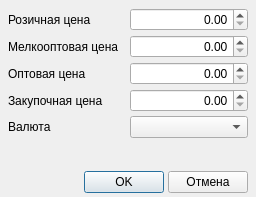
<?xml version="1.0" encoding="UTF-8"?>
<ui version="4.0">
 <class>DialogSetPrices</class>
 <widget class="QDialog" name="DialogSetPrices">
  <property name="geometry">
   <rect>
    <x>0</x>
    <y>0</y>
    <width>256</width>
    <height>197</height>
   </rect>
  </property>
  <property name="windowTitle">
   <string>Цены товаров</string>
  </property>
  <layout class="QVBoxLayout" name="verticalLayout">
   <property name="spacing">
    <number>4</number>
   </property>
   <property name="leftMargin">
    <number>8</number>
   </property>
   <property name="topMargin">
    <number>8</number>
   </property>
   <property name="rightMargin">
    <number>8</number>
   </property>
   <property name="bottomMargin">
    <number>4</number>
   </property>
   <item>
    <layout class="QGridLayout" name="gridLayout">
     <item row="4" column="0">
      <widget class="QLabel" name="label_19">
       <property name="text">
        <string>Валюта</string>
       </property>
      </widget>
     </item>
     <item row="4" column="1">
      <widget class="QComboBox" name="comboBoxCurrencies"/>
     </item>
     <item row="3" column="0">
      <widget class="QLabel" name="label_4">
       <property name="text">
        <string>Закупочная цена</string>
       </property>
      </widget>
     </item>
     <item row="0" column="0">
      <widget class="QLabel" name="label">
       <property name="text">
        <string>Розичная цена</string>
       </property>
      </widget>
     </item>
     <item row="0" column="1">
      <widget class="QDoubleSpinBox" name="doubleSpinBoxPrice">
       <property name="alignment">
        <set>Qt::AlignRight|Qt::AlignTrailing|Qt::AlignVCenter</set>
       </property>
       <property name="maximum">
        <double>16777215.000000000000000</double>
       </property>
      </widget>
     </item>
     <item row="1" column="0">
      <widget class="QLabel" name="label_2">
       <property name="text">
        <string>Мелкооптовая цена</string>
       </property>
      </widget>
     </item>
     <item row="1" column="1">
      <widget class="QDoubleSpinBox" name="doubleSpinMiniWholesalePrice">
       <property name="alignment">
        <set>Qt::AlignRight|Qt::AlignTrailing|Qt::AlignVCenter</set>
       </property>
       <property name="maximum">
        <double>16777215.000000000000000</double>
       </property>
      </widget>
     </item>
     <item row="2" column="0">
      <widget class="QLabel" name="label_3">
       <property name="text">
        <string>Оптовая цена</string>
       </property>
      </widget>
     </item>
     <item row="2" column="1">
      <widget class="QDoubleSpinBox" name="doubleSpinWholesalePrice">
       <property name="alignment">
        <set>Qt::AlignRight|Qt::AlignTrailing|Qt::AlignVCenter</set>
       </property>
       <property name="maximum">
        <double>16777215.000000000000000</double>
       </property>
      </widget>
     </item>
     <item row="3" column="1">
      <widget class="QDoubleSpinBox" name="doubleSpinPurchasePirce">
       <property name="alignment">
        <set>Qt::AlignRight|Qt::AlignTrailing|Qt::AlignVCenter</set>
       </property>
       <property name="maximum">
        <double>16777215.000000000000000</double>
       </property>
      </widget>
     </item>
    </layout>
   </item>
   <item>
    <spacer name="verticalSpacer">
     <property name="orientation">
      <enum>Qt::Vertical</enum>
     </property>
     <property name="sizeHint" stdset="0">
      <size>
       <width>20</width>
       <height>40</height>
      </size>
     </property>
    </spacer>
   </item>
   <item>
    <layout class="QHBoxLayout" name="horizontalLayout">
     <item>
      <spacer name="horizontalSpacer">
       <property name="orientation">
        <enum>Qt::Horizontal</enum>
       </property>
       <property name="sizeHint" stdset="0">
        <size>
         <width>40</width>
         <height>20</height>
        </size>
       </property>
      </spacer>
     </item>
     <item>
      <widget class="QPushButton" name="pushButtonOK">
       <property name="text">
        <string>OK</string>
       </property>
      </widget>
     </item>
     <item>
      <widget class="QPushButton" name="pushButtonCancel">
       <property name="text">
        <string>Отмена</string>
       </property>
      </widget>
     </item>
    </layout>
   </item>
  </layout>
 </widget>
 <resources/>
 <connections/>
</ui>
